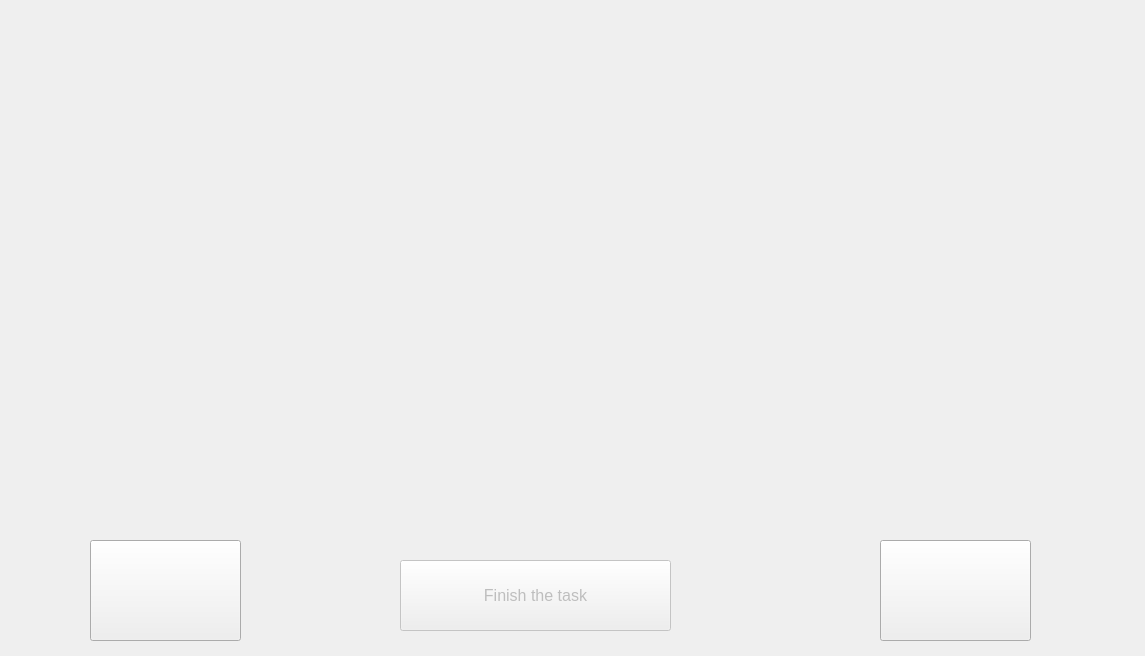
<?xml version="1.0" encoding="UTF-8"?>
<ui version="4.0">
 <class>piclessonwindow</class>
 <widget class="QWidget" name="piclessonwindow">
  <property name="geometry">
   <rect>
    <x>0</x>
    <y>0</y>
    <width>1145</width>
    <height>656</height>
   </rect>
  </property>
  <property name="windowTitle">
   <string>Form</string>
  </property>
  <widget class="QLabel" name="label">
   <property name="geometry">
    <rect>
     <x>40</x>
     <y>60</y>
     <width>1041</width>
     <height>471</height>
    </rect>
   </property>
   <property name="text">
    <string/>
   </property>
  </widget>
  <widget class="QPushButton" name="pushButton_2">
   <property name="geometry">
    <rect>
     <x>90</x>
     <y>540</y>
     <width>151</width>
     <height>101</height>
    </rect>
   </property>
   <property name="font">
    <font>
     <pointsize>12</pointsize>
    </font>
   </property>
   <property name="text">
    <string/>
   </property>
  </widget>
  <widget class="QPushButton" name="pushButton_3">
   <property name="geometry">
    <rect>
     <x>880</x>
     <y>540</y>
     <width>151</width>
     <height>101</height>
    </rect>
   </property>
   <property name="font">
    <font>
     <pointsize>12</pointsize>
    </font>
   </property>
   <property name="text">
    <string/>
   </property>
  </widget>
  <widget class="QPushButton" name="pushButton">
   <property name="enabled">
    <bool>false</bool>
   </property>
   <property name="geometry">
    <rect>
     <x>400</x>
     <y>560</y>
     <width>271</width>
     <height>71</height>
    </rect>
   </property>
   <property name="font">
    <font>
     <pointsize>12</pointsize>
    </font>
   </property>
   <property name="text">
    <string>Finish the task</string>
   </property>
  </widget>
  <widget class="QLabel" name="label_2">
   <property name="geometry">
    <rect>
     <x>520</x>
     <y>20</y>
     <width>101</width>
     <height>31</height>
    </rect>
   </property>
   <property name="text">
    <string/>
   </property>
  </widget>
 </widget>
 <resources/>
 <connections/>
</ui>
